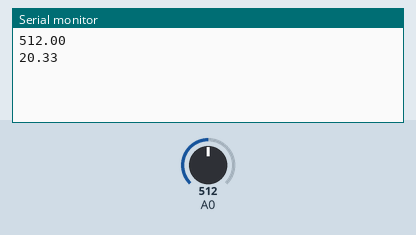
This sketch was run on a simulated Arduino Uno, built with avr-gcc and run on an emulated ATmega328P. Shown: the last lines printed to the serial monitor. The test bench sets the inputs (shaded band); at power-on: A0 = 512.

Above: at 1.2 s.
1.3 s: A0 set to 716
At 2.0 s:
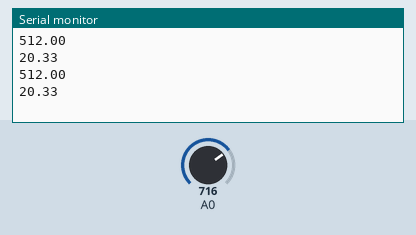
2.8 s: A0 set to 900
At 4.0 s:
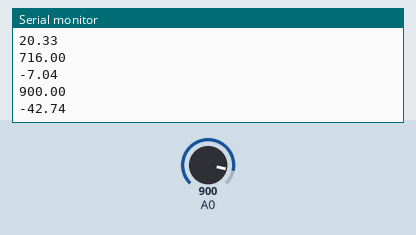
Timing chart, 0 to 5.8 s (numbered marks = the images above; inputs shaded):
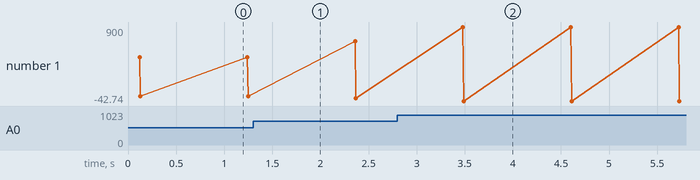

Measured:
- after the input at 2.8 s, the serial monitor: prints a new line after 0.68 s (image 2)
- plotted number 1: 20.33 → -7.04 after the input at 1.3 s, -7.04 → -42.74 after the input at 2.8 s

The sketch:

IRCalibration.ino
```cpp
float distance;
int rollingNum = 1000;

float x2 = -.00015422;
float x1 = .0552;
float b = 32.4954;

void setup() {
  Serial.begin(9600);
}

void loop() {
  distance = 0.0;
  for (int i = 0; i < rollingNum; i++) {
    distance = distance + analogRead(A0);
  }

  distance = distance / float(rollingNum);
  Serial.println(distance);
  Serial.println((sq(distance)*x2) + (distance*x1) + b);
  delay(1000);
}
```
